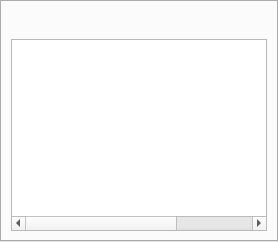
     <widget class="QTabWidget" name="tabWidget">
      <property name="currentIndex">
       <number>0</number>
      </property>
      <property name="tabBarAutoHide">
       <bool>true</bool>
      </property>
      <widget class="QWidget" name="tab">
       <property name="enabled">
        <bool>true</bool>
       </property>
       <attribute name="title">
        <string>Page</string>
       </attribute>
       <layout class="QVBoxLayout" name="verticalLayout_7">
        <item>
         <layout class="QHBoxLayout" name="horizontalLayout_7">
          <property name="spacing">
           <number>0</number>
          </property>
          <item>
           <widget class="QPushButton" name="runButton">
            <property name="enabled">
             <bool>false</bool>
            </property>
            <property name="sizePolicy">
             <sizepolicy hsizetype="Fixed" vsizetype="Fixed">
              <horstretch>0</horstretch>
              <verstretch>0</verstretch>
             </sizepolicy>
            </property>
            <property name="toolTip">
             <string>Run</string>
            </property>
            <property name="icon">
             <iconset>
              <normaloff>run.svg</normaloff>run.svg</iconset>
            </property>
            <property name="iconSize">
             <size>
              <width>14</width>
              <height>14</height>
             </size>
            </property>
            <property name="flat">
             <bool>true</bool>
            </property>
           </widget>
          </item>
          <item>
           <widget class="QPushButton" name="pauseButton">
            <property name="sizePolicy">
             <sizepolicy hsizetype="Fixed" vsizetype="Fixed">
              <horstretch>0</horstretch>
              <verstretch>0</verstretch>
             </sizepolicy>
            </property>
            <property name="toolTip">
             <string>Pause</string>
            </property>
            <property name="icon">
             <iconset>
              <normaloff>pause.svg</normaloff>pause.svg</iconset>
            </property>
            <property name="iconSize">
             <size>
              <width>14</width>
              <height>14</height>
             </size>
            </property>
            <property name="flat">
             <bool>true</bool>
            </property>
           </widget>
          </item>
          <item>
           <widget class="QPushButton" name="stopButton">
            <property name="enabled">
             <bool>true</bool>
            </property>
            <property name="toolTip">
             <string>Stop</string>
            </property>
            <property name="icon">
             <iconset>
              <normaloff>stop.svg</normaloff>stop.svg</iconset>
            </property>
            <property name="iconSize">
             <size>
              <width>14</width>
              <height>14</height>
             </size>
            </property>
            <property name="flat">
             <bool>true</bool>
            </property>
           </widget>
          </item>
          <item>
           <widget class="QPushButton" name="stepButton">
            <property name="enabled">
             <bool>false</bool>
            </property>
            <property name="toolTip">
             <string>Step</string>
            </property>
            <property name="icon">
             <iconset>
              <normaloff>step.svg</normaloff>step.svg</iconset>
            </property>
            <property name="iconSize">
             <size>
              <width>14</width>
              <height>14</height>
             </size>
            </property>
            <property name="autoRepeat">
             <bool>true</bool>
            </property>
            <property name="flat">
             <bool>true</bool>
            </property>
           </widget>
          </item>
          <item>
           <spacer name="horizontalSpacer">
            <property name="orientation">
             <enum>Qt::Horizontal</enum>
            </property>
            <property name="sizeHint" stdset="0">
             <size>
              <width>40</width>
              <height>20</height>
             </size>
            </property>
           </spacer>
          </item>
         </layout>
        </item>
        <item>
         <widget class="QTableWidget" name="listingTable">
          <property name="focusPolicy">
           <enum>Qt::NoFocus</enum>
          </property>
          <property name="editTriggers">
           <set>QAbstractItemView::DoubleClicked|QAbstractItemView::EditKeyPressed</set>
          </property>
          <property name="selectionMode">
           <enum>QAbstractItemView::SingleSelection</enum>
          </property>
          <property name="selectionBehavior">
           <enum>QAbstractItemView::SelectRows</enum>
          </property>
          <property name="showGrid">
           <bool>false</bool>
          </property>
          <property name="columnCount">
           <number>3</number>
          </property>
          <property name="key" stdset="0">
           <string>LISTING</string>
          </property>
          <property name="type" stdset="0">
           <string>listing</string>
          </property>
          <property name="mask" stdset="0">
           <string>0x%0.4X</string>
          </property>
          <attribute name="horizontalHeaderVisible">
           <bool>false</bool>
          </attribute>
          <attribute name="horizontalHeaderStretchLastSection">
           <bool>true</bool>
          </attribute>
          <attribute name="verticalHeaderVisible">
           <bool>false</bool>
          </attribute>
          <attribute name="verticalHeaderMinimumSectionSize">
           <number>0</number>
          </attribute>
          <column/>
          <column/>
          <column/>
         </widget>
        </item>
       </layout>
      </widget>
     </widget>
